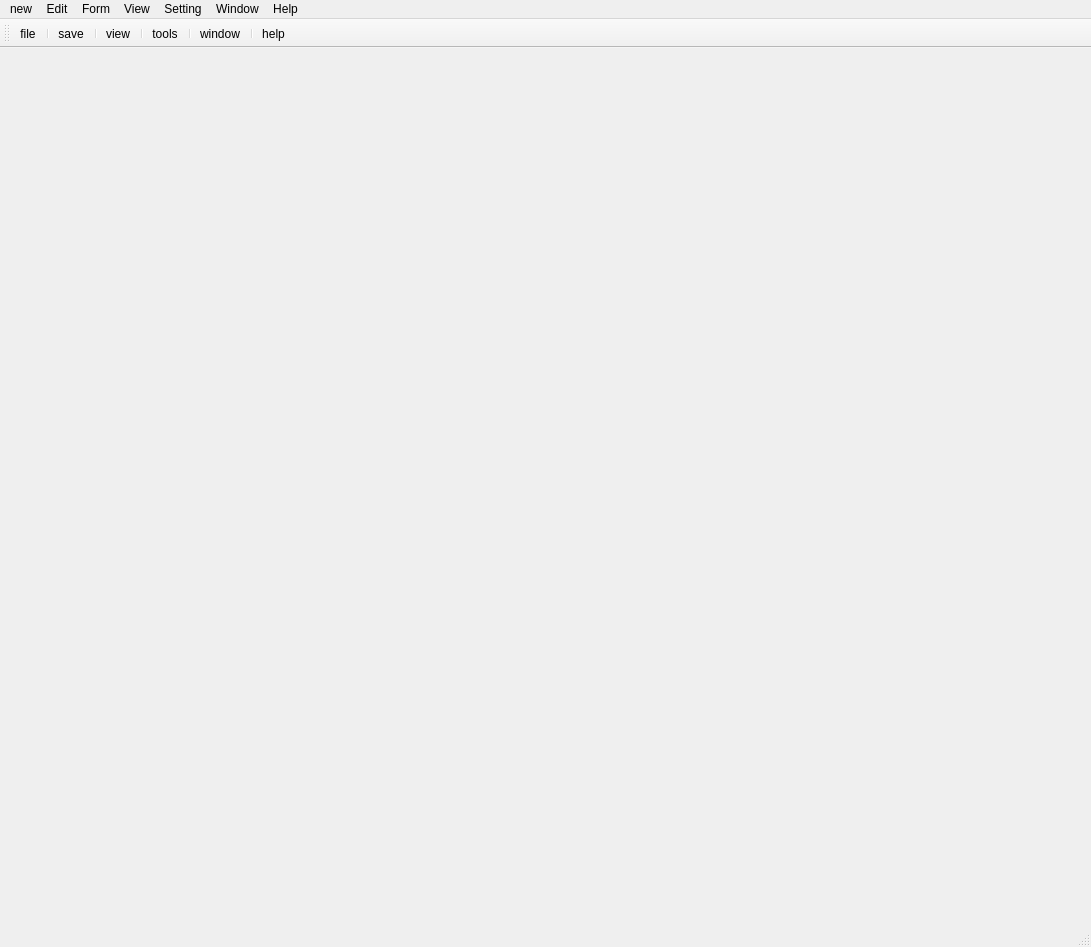
<?xml version="1.0" encoding="UTF-8"?>
<ui version="4.0">
 <class>MainWindow</class>
 <widget class="QMainWindow" name="MainWindow">
  <property name="geometry">
   <rect>
    <x>0</x>
    <y>0</y>
    <width>1091</width>
    <height>947</height>
   </rect>
  </property>
  <property name="windowTitle">
   <string>MainWindow</string>
  </property>
  <widget class="QWidget" name="centralwidget"/>
  <widget class="QMenuBar" name="menubar">
   <property name="geometry">
    <rect>
     <x>0</x>
     <y>0</y>
     <width>1091</width>
     <height>26</height>
    </rect>
   </property>
   <widget class="QMenu" name="menunew">
    <property name="title">
     <string>new</string>
    </property>
    <addaction name="actionfile"/>
    <addaction name="actionsave"/>
    <addaction name="actionview"/>
    <addaction name="actiontools"/>
    <addaction name="actionwindow"/>
    <addaction name="actionhelp"/>
   </widget>
   <widget class="QMenu" name="menuEdit">
    <property name="title">
     <string>Edit</string>
    </property>
   </widget>
   <widget class="QMenu" name="menuForm">
    <property name="title">
     <string>Form</string>
    </property>
   </widget>
   <widget class="QMenu" name="menuView">
    <property name="title">
     <string>View</string>
    </property>
   </widget>
   <widget class="QMenu" name="menuSetting">
    <property name="title">
     <string>Setting</string>
    </property>
   </widget>
   <widget class="QMenu" name="menuWindow">
    <property name="title">
     <string>Window</string>
    </property>
   </widget>
   <widget class="QMenu" name="menuHelp">
    <property name="title">
     <string>Help</string>
    </property>
   </widget>
   <addaction name="menunew"/>
   <addaction name="menuEdit"/>
   <addaction name="menuForm"/>
   <addaction name="menuView"/>
   <addaction name="menuSetting"/>
   <addaction name="menuWindow"/>
   <addaction name="menuHelp"/>
  </widget>
  <widget class="QStatusBar" name="statusbar"/>
  <widget class="QToolBar" name="toolBar">
   <property name="windowTitle">
    <string>toolBar</string>
   </property>
   <attribute name="toolBarArea">
    <enum>TopToolBarArea</enum>
   </attribute>
   <attribute name="toolBarBreak">
    <bool>false</bool>
   </attribute>
   <addaction name="actionfile"/>
   <addaction name="separator"/>
   <addaction name="actionsave"/>
   <addaction name="separator"/>
   <addaction name="actionview"/>
   <addaction name="separator"/>
   <addaction name="actiontools"/>
   <addaction name="separator"/>
   <addaction name="actionwindow"/>
   <addaction name="separator"/>
   <addaction name="actionhelp"/>
  </widget>
  <action name="actionfile">
   <property name="text">
    <string>file</string>
   </property>
  </action>
  <action name="actionsave">
   <property name="text">
    <string>save</string>
   </property>
  </action>
  <action name="actionview">
   <property name="text">
    <string>view</string>
   </property>
  </action>
  <action name="actiontools">
   <property name="text">
    <string>tools</string>
   </property>
  </action>
  <action name="actionwindow">
   <property name="text">
    <string>window</string>
   </property>
  </action>
  <action name="actionhelp">
   <property name="text">
    <string>help</string>
   </property>
  </action>
 </widget>
 <resources/>
 <connections/>
</ui>
